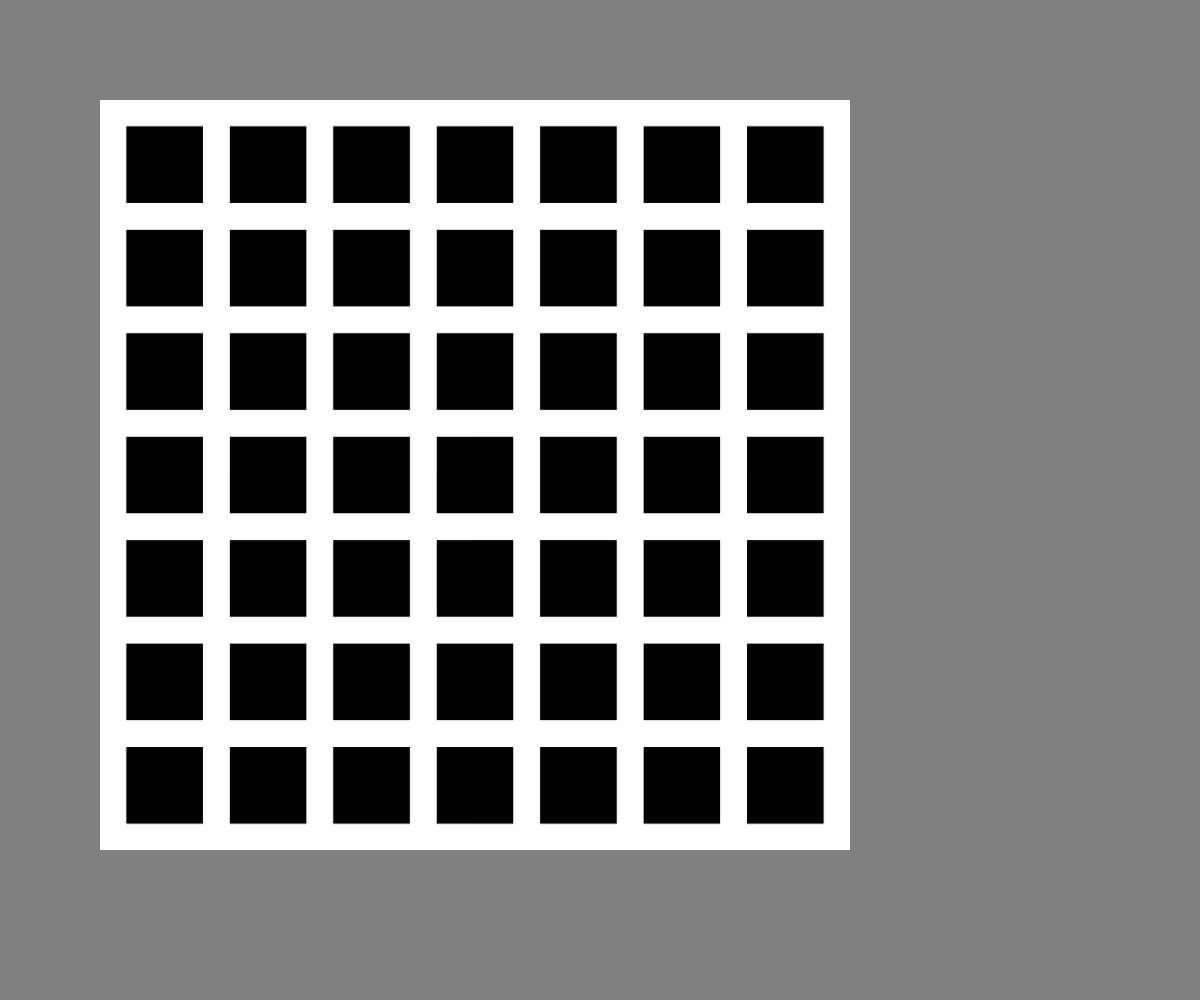
Frame 1 (no input)
Frame 60 (no input): identical to frame 1, image omitted
Frame 120 (the mouse pressed at the canvas centre since frame 60): identical to frame 1, image omitted

The p5.js sketch that drew this single still picture (run headless with seeded random() and noise() and a simulated clock; from frame 60 on, the mouse is pressed at the canvas centre):

// p5.js sketch
// ── sketch.js
var stimDrawBuffer;
var stimSize;

function setup() {
  createCanvas(windowWidth, windowHeight);
  calculateSizes();
  initialize();

  background(0.5);
}

function initialize() {
  colorMode(HSB, 1);
  rectMode(CENTER)
  noFill();
  noStroke();

  stimDrawBuffer = createGraphics(stimSize, stimSize);
  stimDrawBuffer.background(0.5);
  drawHermannGridToBuffer(7, 1 / 3, stimSize, color(1), color(1), stimSize * 0.5, stimSize * 0.5, true, stimDrawBuffer);
  //pass main renderer as argument?
  //get pixel array from stimDrawBuffer, draw isoluminant layer, get that array, overlap
}

function windowResized() {
  createCanvas(windowWidth, windowHeight);
  calculateSizes();
  initialize();
}

function calculateSizes() {
  stimSize = min(width, height) * 0.75;
}

function draw() {
  background(0.5);
  image(stimDrawBuffer, 100, 100);
}

function drawHermannGridToBuffer(n, r, gS, vC, hC, x, y, hOnV, buffer) {
  var sW = (r / (1 + r)) * (1 / n);
  var bW = (1 / (1 + r)) * (1 / n);
  var shrink = 1 / ((n + 1) * sW + n * bW);

  var coords = [];
  for (var i = 1; i <= n + 1; i++) {
    coords.push(sW * (i - 1) + bW * (i - 1) - 0.5);
  }

  buffer.fill(0);
  buffer.rect(x, y, gS, gS);
  buffer.noFill();

  if (hOnV) {
    buffer.fill(vC);
    buffer.stroke(vC);
    for (var i = 1; i <= n + 1; i++) {
      buffer.beginShape();
      buffer.vertex(x + gS * shrink * (coords[i - 1] + sW / 2), y + gS * shrink * (-0.5 + sW / 2 - sW));
      buffer.vertex(x + gS * shrink * (coords[i - 1] - sW / 2), y + gS * shrink * (-0.5 + sW / 2 - sW));
      buffer.vertex(x + gS * shrink * (coords[i - 1] - sW / 2), y + gS * shrink * (0.5 + sW / 2));
      buffer.vertex(x + gS * shrink * (coords[i - 1] + sW / 2), y + gS * shrink * (0.5 + sW / 2));
      buffer.endShape(CLOSE);
    }
  }

  buffer.fill(hC);
  buffer.stroke(hC);
  for (var i = 1; i <= n + 1; i++) {
    buffer.beginShape();
    buffer.vertex(x + gS * shrink * (-0.5 - sW / 2), y + gS * shrink * (coords[i - 1] - sW / 2));
    buffer.vertex(x + gS * shrink * (-0.5 - sW / 2), y + gS * shrink * (coords[i - 1] + sW / 2));
    buffer.vertex(x + gS * shrink * (0.5 + sW / 2), y + gS * shrink * (coords[i - 1] + sW / 2));
    buffer.vertex(x + gS * shrink * (0.5 + sW / 2), y + gS * shrink * (coords[i - 1] - sW / 2));
    buffer.endShape(CLOSE);
  }

  if (hOnV == false) {
    buffer.fill(vC);
    buffer.stroke(vC);
    for (var i = 1; i <= n + 1; i++) {
      buffer.beginShape();
      buffer.vertex(x + gS * shrink * (coords[i - 1] + sW / 2), y + gS * shrink * (-0.5 + sW / 2 - sW));
      buffer.vertex(x + gS * shrink * (coords[i - 1] - sW / 2), y + gS * shrink * (-0.5 + sW / 2 - sW));
      buffer.vertex(x + gS * shrink * (coords[i - 1] - sW / 2), y + gS * shrink * (0.5 + sW / 2));
      buffer.vertex(x + gS * shrink * (coords[i - 1] + sW / 2), y + gS * shrink * (0.5 + sW / 2));
      buffer.endShape(CLOSE);
    }
  }

  buffer.noFill();
  buffer.noStroke();
}
